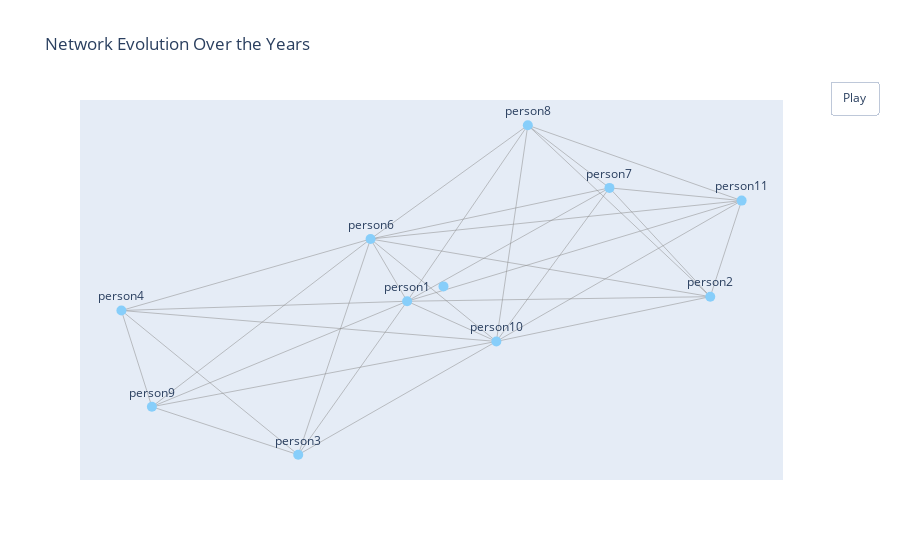

The notebook cell saved with this chart:
### Code cell
# Initialize graph object and dictionary for positions
G = nx.Graph()
pos = None

# Initialize an empty graph and a position dictionary
graphs_by_year = {}
for year in sorted(toy['startYear'].unique()):
    yearly_data = toy[toy['startYear'] == year]
    G.clear() # Clear the graph for new data
    G.add_edges_from(yearly_data[['nconst1', 'nconst2']].itertuples(index=False))
    
    # Position nodes in the graph using a spring layout for visual appeal
    if not pos:
        pos = nx.spring_layout(G, seed=42)  # Initial layout for consistency across frames
    else:
        new_nodes = set(G.nodes()) - set(pos.keys())
        if new_nodes:
            subgraph = G.subgraph(new_nodes)
            pos_new = nx.spring_layout(subgraph, seed=42)  # Layout for new nodes
            pos.update(pos_new)

    graphs_by_year[year] = nx.Graph(G) # Store the graph for the current year

# Prepare frames for animation showing the evolution of the network
frames = []
for year, graph in graphs_by_year.items():
    frame = go.Frame(
        data=[scatter_edges(graph, pos), scatter_nodes(pos, labels=graph.nodes())],
        name=str(year),
        layout=go.Layout(
            annotations=[{
                "text": f"Year: {year}",
                "xref": "paper",
                "yref": "paper",
                "showarrow": False,
                "x": 0.5,
                "y": -0.1,
                "xanchor": "center",
                "yanchor": "top",
                "font": {"size": 16}
            }]
        )
    )
    frames.append(frame)

# Define initial data and layout for the figure
fig = go.Figure(
    data=[scatter_edges(graphs_by_year[min(graphs_by_year)], pos),
          scatter_nodes(pos, labels=graphs_by_year[min(graphs_by_year)].nodes())],
    layout=go.Layout(
        showlegend=False,
        hovermode='closest',
        title="Network Evolution Over the Years",
        xaxis={"visible": False},  # Hide x-axis labels
        yaxis={"visible": False},  # Hide y-axis labels
        updatemenus=[{
            "type": "buttons",
            "showactive": False,
            "y": 1.05,
            "x": 1.15,
            "xanchor": "right",
            "yanchor": "top",
            "pad": {"t": 0, "r": 10},
            "buttons": [{
                "label": 'Play',
                "method": 'animate',
                "args": [None, {
                    "frame": {"duration": 500, "redraw": True},
                    "fromcurrent": True,
                    "mode": 'immediate'
                }]
            }]
        }]
    ),
    frames=frames
)
# Display the interactive network visualization
fig.show()

### Figure 1 — Plotly figure (JSON) as saved in the notebook; plotly's stock layout.template omitted (floating-point values rounded to 4 significant figures)
{"data": [{"hoverinfo": "none", "line": {"color": "#888", "width": 0.5}, "mode": "lines", "type": "scatter", "x": [-0.2264, 0.1643, null, -0.2264, 0.5154, null, -0.2264, 0.9257, null, -0.2264, 0.2619, null, -0.2264, -0.1128, null, -0.2264, 0.8284, null, -0.2264, -0.9053, null, -0.2264, -1.0, null, -0.2264, -0.451, null, 0.1643, 0.5154, null, 0.1643, 0.9257, null, 0.1643, 0.2619, null, 0.1643, -0.1128, null, 0.1643, 0.8284, null, 0.1643, -0.9053, null, 0.1643, -1.0, null, 0.1643, -0.451, null, 0.5154, 0.9257, null, 0.5154, 0.2619, null, 0.5154, -0.1128, null, 0.5154, 0.8284, null, 0.9257, 0.2619, null, 0.9257, -0.1128, null, 0.9257, 0.8284, null, 0.2619, -0.1128, null, 0.2619, 0.8284, null, -0.1128, 0.8284, null, -0.1128, -0.9053, null, -0.1128, -1.0, null, -0.1128, -0.451, null, -0.9053, -1.0, null, -0.9053, -0.451, null, -1.0, -0.451, null], "y": [0.2538, -0.2946, null, 0.2538, 0.5277, null, 0.2538, 0.4594, null, 0.2538, 0.863, null, 0.2538, -0.07945, null, 0.2538, -0.05495, null, 0.2538, -0.6445, null, 0.2538, -0.1289, null, 0.2538, -0.9015, null, -0.2946, 0.5277, null, -0.2946, 0.4594, null, -0.2946, 0.863, null, -0.2946, -0.07945, null, -0.2946, -0.05495, null, -0.2946, -0.6445, null, -0.2946, -0.1289, null, -0.2946, -0.9015, null, 0.5277, 0.4594, null, 0.5277, 0.863, null, 0.5277, -0.07945, null, 0.5277, -0.05495, null, 0.4594, 0.863, null, 0.4594, -0.07945, null, 0.4594, -0.05495, null, 0.863, -0.07945, null, 0.863, -0.05495, null, -0.07945, -0.05495, null, -0.07945, -0.6445, null, -0.07945, -0.1289, null, -0.07945, -0.9015, null, -0.6445, -0.1289, null, -0.6445, -0.9015, null, -0.1289, -0.9015, null]}, {"hoverinfo": "text", "marker": {"color": "LightSkyBlue", "size": 10}, "mode": "markers+text", "text": ["person6", "person10", "person7", "person11", "person8", "person1", "person2", "person9", "person4", "person3"], "textposition": "top center", "type": "scatter", "x": [-0.2264, 0.1643, 0.5154, 0.9257, 0.2619, -0.1128, 0.8284, -0.9053, -1.0, -0.451, 0], "y": [0.2538, -0.2946, 0.5277, 0.4594, 0.863, -0.07945, -0.05495, -0.6445, -0.1289, -0.9015, 0]}], "layout": {"hovermode": "closest", "showlegend": false, "title": {"text": "Network Evolution Over the Years"}, "updatemenus": [{"buttons": [{"args": [null, {"frame": {"duration": 500, "redraw": true}, "fromcurrent": true, "mode": "immediate"}], "label": "Play", "method": "animate"}], "pad": {"r": 10, "t": 0}, "showactive": false, "type": "buttons", "x": 1.15, "xanchor": "right", "y": 1.05, "yanchor": "top"}], "xaxis": {"visible": false}, "yaxis": {"visible": false}}}
